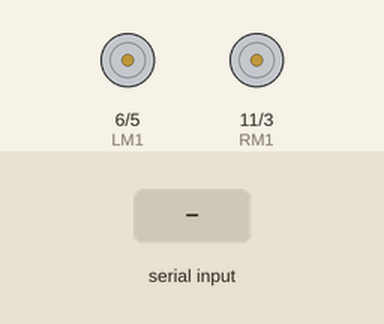
The sketch below on a simulated Arduino Uno, built with avr-gcc and run on an emulated ATmega328P. Shown: motor-driver pin pairs drawn as motors (green arrow = first pin HIGH = forward, orange = second pin HIGH = backward, longer = more drive). The test bench sets the inputs (shaded band).

Above: at 1.2 s.
1.3 s: "F" received over the second serial link
At 2.0 s:
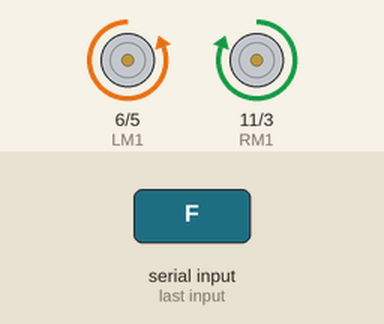
4.2 s: "B" received over the second serial link
At 4.28 s:
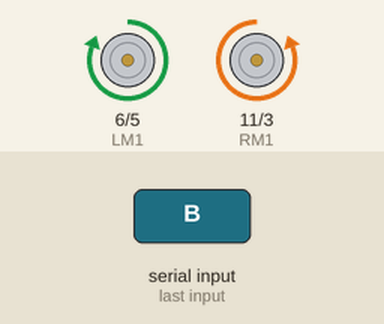
5.8 s: "L" received over the second serial link
At 5.88 s:
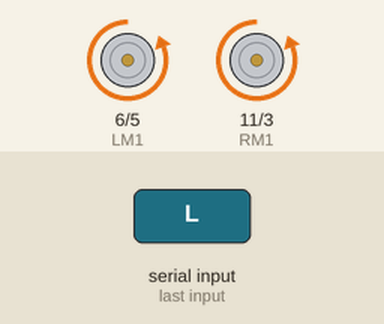
7.4 s: "R" received over the second serial link
At 7.48 s:
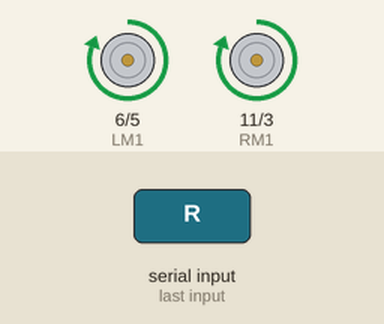
9.0 s: "f" received over the second serial link
At 10.2 s:
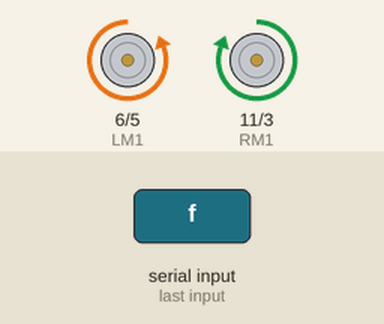
10.5 s: "b" received over the second serial link
At 11.4 s:
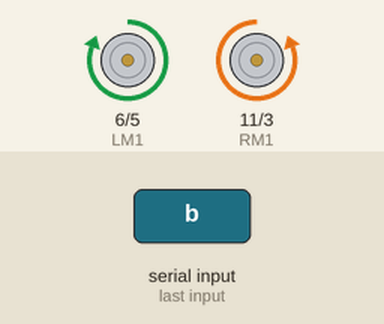
Timing chart, 0 to 13.0 s (numbered marks = the images above; inputs shaded):
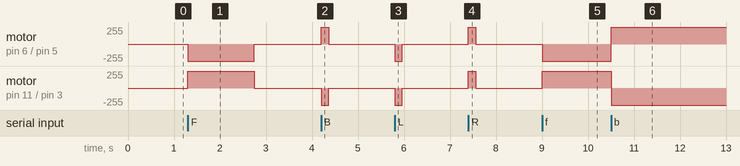

Measured:
- after the input at 1.3 s, motor on pin 6 (LM1) / pin 5 (LM2): stopped → backward 255/255 at once, → stopped 1.4 s later; motor on pin 11 (RM1) / pin 3 (RM2): stopped → forward 255/255 at once, → stopped 1.4 s later
- after the input at 4.2 s, motor on pin 6 (LM1) / pin 5 (LM2): stopped → forward 255/255 at once, → stopped 0.16 s later; motor on pin 11 (RM1) / pin 3 (RM2): stopped → backward 255/255 at once, → stopped 0.16 s later
- after the input at 5.8 s, motor on pin 6 (LM1) / pin 5 (LM2), motor on pin 11 (RM1) / pin 3 (RM2): stopped → backward 255/255 at once, → stopped 0.16 s later
- after the input at 7.4 s, motor on pin 6 (LM1) / pin 5 (LM2), motor on pin 11 (RM1) / pin 3 (RM2): stopped → forward 255/255 at once, → stopped 0.16 s later
- after the input at 9.0 s, motor on pin 6 (LM1) / pin 5 (LM2): stopped → backward 255/255 at once; motor on pin 11 (RM1) / pin 3 (RM2): stopped → forward 255/255 at once
- after the input at 10.5 s, motor on pin 6 (LM1) / pin 5 (LM2): backward 255/255 → forward 255/255 at once; motor on pin 11 (RM1) / pin 3 (RM2): forward 255/255 → backward 255/255 at once

The sketch:

RCcar.ino
```cpp
#include <Movement.h>
#include <SoftwareSerial.h>

#define RM1 11
#define RM2 3
#define LM1 6
#define LM2 5

SoftwareSerial BT(8,7);
Movement mv(RM1, RM2, LM1, LM2);
int delaytime = 0;

void setup(){
  //저속주행이 가능하도록 모터 PWM 주파수 변경
  TCCR0B = TCCR0B & 0b11111000 | 0x05;
  TCCR2B = TCCR2B & 0b11111000 | 0x07;

  BT.begin(9600);

  pinMode(RM1,OUTPUT);
  pinMode(RM2,OUTPUT);
  pinMode(LM1,OUTPUT);
  pinMode(LM2,OUTPUT);
}

void loop(){
  while(BT.available())
  {
    char c = BT.read();
    char v;

    switch(c)
    {
      case 'F':
      delaytime = 90;
      v = c + 32;
      break;

      case 'B':
      case 'L':
      case 'R':
      delaytime = 10;
      v = c + 32;
      break;

      default:
      v = c;
    }

    switch(v)
    {
      case 'f':
      mv.forward();
      break;

      case 'b':
      mv.backward();
      break;

      case 'l':
      mv.left();
      break;

      case 'r':
      mv.right();
      break;

      default:
      mv.stop_();
    }

    if(delaytime != 0)
    {
      delay(delaytime);
      mv.stop_();
    }

    delaytime = 0;
  }
}
```

Movement.h
```cpp
#ifndef Movement_h
#define Movement_h
#include "Arduino.h"

class Movement{
    public:
    Movement(int RM1, int RM2, int LM1, int LM2);
    void forward();
    void left();
    void right();
    void backward();
    void stop_();

    private:
    int RM1, RM2, LM1, LM2;
};

#endif
```
